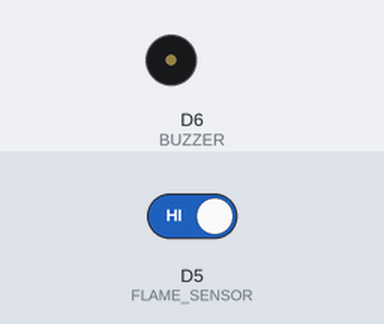
The sketch below on a simulated ESP8266 (NodeMCU). Shown: buzzer (waves = sounding, pin HIGH). The inputs (shaded band) are chosen by the test bench; at power-on: D5 (FLAME_SENSOR) HIGH. WiFi joins after 1.5 s; servers stay silent unless stated; what the sketch prints to the serial monitor is not drawn.

Above: at 2.7 s.
2.8 s: D5 (FLAME_SENSOR) driven LOW
At 3.9 s:
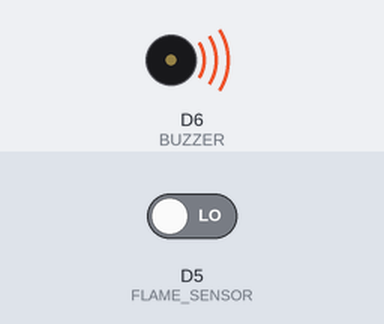
4.3 s: D5 (FLAME_SENSOR) driven HIGH
At 5.1 s:
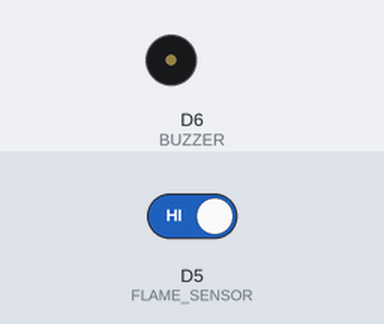
Timing chart, 0 to 7.3 s (numbered marks = the images above; inputs shaded):
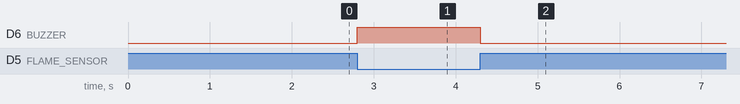

The sketch:

nodemcu_fire_detector_webbased_browser.ino
```cpp
#include <ESP8266WiFi.h>
#include <WiFiClientSecure.h>
#include <UniversalTelegramBot.h>

// 🌐 WiFi Credentials
const char* ssid = "Galaxy A15 5G 3703_s";
const char* password = "********";


// 🔌 Pin definitions
#define FLAME_SENSOR D5
#define BUZZER D6

WiFiServer server(80);

void setup() {
  Serial.begin(9600);

  pinMode(FLAME_SENSOR, INPUT);   // use INPUT (not pullup for now)
  pinMode(BUZZER, OUTPUT);

  // 🌐 Connect to WiFi
  WiFi.begin(ssid, password);
  Serial.print("Connecting to WiFi");

  while (WiFi.status() != WL_CONNECTED) {
    delay(500);
    Serial.print(".");
  }

  Serial.println("\n✅ Connected!");
  Serial.print("IP Address: ");
  Serial.println(WiFi.localIP());

  // 🚀 Start server
  server.begin();
}

void loop() {
  WiFiClient client = server.available();
  int flame = digitalRead(FLAME_SENSOR);

  // 🔔 Buzzer control
  if (flame == LOW) {
    digitalWrite(BUZZER, HIGH);
  } else {
    digitalWrite(BUZZER, LOW);
  }

  // 🌐 When browser connects
  if (client) {
    Serial.println("Client Connected");

    String html = "<!DOCTYPE html><html><head>";
    html += "<meta http-equiv='refresh' content='2'>";
    html += "<style>body{text-align:center;font-family:Arial;}</style>";
    html += "</head><body>";

    if (flame == LOW) {
      html += "<h1 style='color:red;'>-------FIRE DETECTED!-----------</h1>";
    } else {
      html += "<h1 style='color:green;'> SAFE</h1>";
    }

    html += "</body></html>";

    client.println("HTTP/1.1 200 OK");
    client.println("Content-type:text/html");
    client.println();
    client.println(html);
    client.println();
  }
}
```

Measured:
- after the input at 2.8 s, D6 (BUZZER): LOW → HIGH at once
- after the input at 4.3 s, D6 (BUZZER): HIGH → LOW at once
